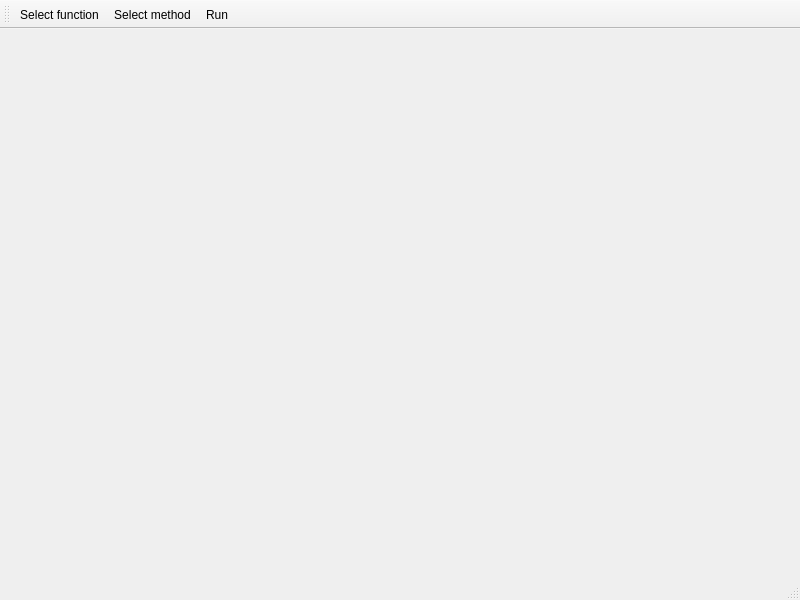
<?xml version="1.0" encoding="UTF-8"?>
<ui version="4.0">
 <class>MainWindow</class>
 <widget class="QMainWindow" name="MainWindow">
  <property name="geometry">
   <rect>
    <x>0</x>
    <y>0</y>
    <width>800</width>
    <height>600</height>
   </rect>
  </property>
  <property name="windowTitle">
   <string>MainWindow</string>
  </property>
  <widget class="QWidget" name="centralwidget"/>
  <widget class="QMenuBar" name="menubar">
   <property name="geometry">
    <rect>
     <x>0</x>
     <y>0</y>
     <width>800</width>
     <height>26</height>
    </rect>
   </property>
  </widget>
  <widget class="QStatusBar" name="statusbar"/>
  <widget class="QToolBar" name="toolBar">
   <property name="windowTitle">
    <string>toolBar</string>
   </property>
   <attribute name="toolBarArea">
    <enum>TopToolBarArea</enum>
   </attribute>
   <attribute name="toolBarBreak">
    <bool>false</bool>
   </attribute>
   <addaction name="actionSelect_function"/>
   <addaction name="actionSelect_method"/>
   <addaction name="actionRun"/>
  </widget>
  <action name="actionSelect_function">
   <property name="text">
    <string>Select function</string>
   </property>
  </action>
  <action name="actionSelect_method">
   <property name="text">
    <string>Select method</string>
   </property>
  </action>
  <action name="actionRun">
   <property name="text">
    <string>Run</string>
   </property>
  </action>
 </widget>
 <resources/>
 <connections/>
</ui>
